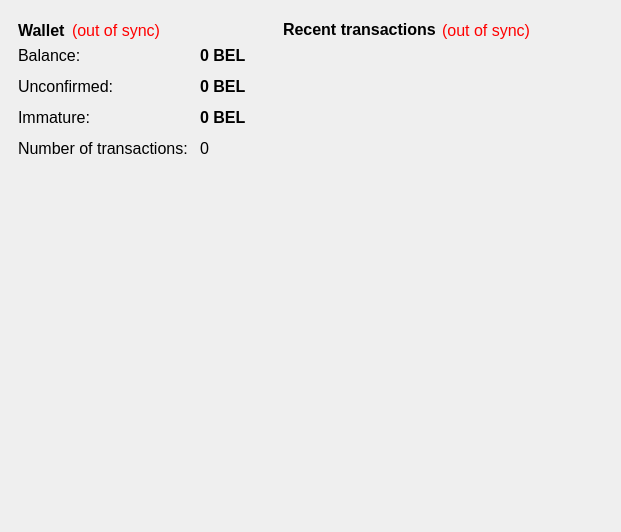
<?xml version="1.0" encoding="UTF-8"?>
<ui version="4.0">
 <class>OverviewPage</class>
 <widget class="QWidget" name="OverviewPage">
  <property name="geometry">
   <rect>
    <x>0</x>
    <y>0</y>
    <width>621</width>
    <height>532</height>
   </rect>
  </property>
  <property name="windowTitle">
   <string>Form</string>
  </property>
  <property name="layoutDirection">
   <enum>Qt::LeftToRight</enum>
  </property>
  <layout class="QHBoxLayout" name="horizontalLayout" stretch="0,0,1">
   <property name="leftMargin">
    <number>9</number>
   </property>
   <property name="bottomMargin">
    <number>0</number>
   </property>
   <item>
    <layout class="QVBoxLayout" name="verticalLayout_2">
     <property name="leftMargin">
      <number>0</number>
     </property>
     <item>
      <widget class="QFrame" name="frame">
       <property name="font">
        <font>
         <pointsize>12</pointsize>
        </font>
       </property>
       <property name="frameShape">
        <enum>QFrame::NoFrame</enum>
       </property>
       <property name="frameShadow">
        <enum>QFrame::Plain</enum>
       </property>
       <property name="lineWidth">
        <number>0</number>
       </property>
       <layout class="QVBoxLayout" name="verticalLayout_4">
        <item>
         <layout class="QHBoxLayout" name="horizontalLayout_4">
          <item>
           <widget class="QLabel" name="label_5">
            <property name="font">
             <font>
              <pointsize>12</pointsize>
              <weight>75</weight>
              <bold>true</bold>
             </font>
            </property>
            <property name="text">
             <string>Wallet</string>
            </property>
           </widget>
          </item>
          <item>
           <widget class="QLabel" name="labelWalletStatus">
            <property name="font">
             <font>
              <pointsize>12</pointsize>
             </font>
            </property>
            <property name="toolTip">
             <string>The displayed information may be out of date. Your wallet automatically synchronizes with the newyorkc network after a connection is established, but this process has not completed yet.</string>
            </property>
            <property name="styleSheet">
             <string notr="true">QLabel { color: red; }</string>
            </property>
            <property name="text">
             <string notr="true">(out of sync)</string>
            </property>
            <property name="alignment">
             <set>Qt::AlignLeading|Qt::AlignLeft|Qt::AlignVCenter</set>
            </property>
           </widget>
          </item>
          <item>
           <spacer name="horizontalSpacer_2">
            <property name="orientation">
             <enum>Qt::Horizontal</enum>
            </property>
            <property name="sizeHint" stdset="0">
             <size>
              <width>40</width>
              <height>20</height>
             </size>
            </property>
           </spacer>
          </item>
         </layout>
        </item>
        <item>
         <layout class="QFormLayout" name="formLayout_2">
          <property name="fieldGrowthPolicy">
           <enum>QFormLayout::AllNonFixedFieldsGrow</enum>
          </property>
          <property name="horizontalSpacing">
           <number>12</number>
          </property>
          <property name="verticalSpacing">
           <number>12</number>
          </property>
          <item row="0" column="0">
           <widget class="QLabel" name="label">
            <property name="font">
             <font>
              <pointsize>12</pointsize>
             </font>
            </property>
            <property name="text">
             <string>Balance:</string>
            </property>
           </widget>
          </item>
          <item row="0" column="1">
           <widget class="QLabel" name="labelBalance">
            <property name="font">
             <font>
              <pointsize>12</pointsize>
              <weight>75</weight>
              <bold>true</bold>
             </font>
            </property>
            <property name="cursor">
             <cursorShape>IBeamCursor</cursorShape>
            </property>
            <property name="toolTip">
             <string>Your current balance</string>
            </property>
            <property name="text">
             <string notr="true">0 BEL</string>
            </property>
            <property name="textInteractionFlags">
             <set>Qt::LinksAccessibleByMouse|Qt::TextSelectableByKeyboard|Qt::TextSelectableByMouse</set>
            </property>
           </widget>
          </item>
          <item row="1" column="0">
           <widget class="QLabel" name="label_3">
            <property name="font">
             <font>
              <pointsize>12</pointsize>
             </font>
            </property>
            <property name="text">
             <string>Unconfirmed:</string>
            </property>
           </widget>
          </item>
          <item row="1" column="1">
           <widget class="QLabel" name="labelUnconfirmed">
            <property name="font">
             <font>
              <pointsize>12</pointsize>
              <weight>75</weight>
              <bold>true</bold>
             </font>
            </property>
            <property name="cursor">
             <cursorShape>IBeamCursor</cursorShape>
            </property>
            <property name="toolTip">
             <string>Total of transactions that have yet to be confirmed, and do not yet count toward the current balance</string>
            </property>
            <property name="text">
             <string notr="true">0 BEL</string>
            </property>
            <property name="textInteractionFlags">
             <set>Qt::LinksAccessibleByMouse|Qt::TextSelectableByKeyboard|Qt::TextSelectableByMouse</set>
            </property>
           </widget>
          </item>
          <item row="3" column="0">
           <widget class="QLabel" name="label_2">
            <property name="font">
             <font>
              <pointsize>12</pointsize>
             </font>
            </property>
            <property name="text">
             <string>Number of transactions:</string>
            </property>
           </widget>
          </item>
          <item row="3" column="1">
           <widget class="QLabel" name="labelNumTransactions">
            <property name="font">
             <font>
              <pointsize>12</pointsize>
             </font>
            </property>
            <property name="toolTip">
             <string>Total number of transactions in wallet</string>
            </property>
            <property name="text">
             <string notr="true">0</string>
            </property>
           </widget>
          </item>
          <item row="2" column="0">
           <widget class="QLabel" name="labelImmatureText">
            <property name="font">
             <font>
              <pointsize>12</pointsize>
             </font>
            </property>
            <property name="text">
             <string>Immature:</string>
            </property>
           </widget>
          </item>
          <item row="2" column="1">
           <widget class="QLabel" name="labelImmature">
            <property name="font">
             <font>
              <pointsize>12</pointsize>
              <weight>75</weight>
              <bold>true</bold>
             </font>
            </property>
            <property name="toolTip">
             <string>Mined balance that has not yet matured</string>
            </property>
            <property name="text">
             <string notr="true">0 BEL</string>
            </property>
            <property name="textInteractionFlags">
             <set>Qt::LinksAccessibleByMouse|Qt::TextSelectableByKeyboard|Qt::TextSelectableByMouse</set>
            </property>
           </widget>
          </item>
         </layout>
        </item>
       </layout>
      </widget>
     </item>
     <item>
      <spacer name="verticalSpacer">
       <property name="orientation">
        <enum>Qt::Vertical</enum>
       </property>
       <property name="sizeHint" stdset="0">
        <size>
         <width>20</width>
         <height>40</height>
        </size>
       </property>
      </spacer>
     </item>
     <item>
      <widget class="QLabel" name="label_wallet_bgcoin">
       <property name="text">
        <string/>
       </property>
       <property name="pixmap">
        <pixmap resource="../bitcoin.qrc">:/images/wallet_bgcoin</pixmap>
       </property>
       <property name="scaledContents">
        <bool>false</bool>
       </property>
       <property name="alignment">
        <set>Qt::AlignBottom|Qt::AlignLeading|Qt::AlignLeft</set>
       </property>
       <property name="margin">
        <number>-2</number>
       </property>
      </widget>
     </item>
    </layout>
   </item>
   <item>
    <widget class="QLabel" name="label_6">
     <property name="text">
      <string/>
     </property>
    </widget>
   </item>
   <item>
    <layout class="QVBoxLayout" name="verticalLayout_3">
     <item>
      <widget class="QFrame" name="frame_2">
       <property name="font">
        <font>
         <pointsize>12</pointsize>
        </font>
       </property>
       <property name="frameShape">
        <enum>QFrame::NoFrame</enum>
       </property>
       <property name="frameShadow">
        <enum>QFrame::Plain</enum>
       </property>
       <property name="lineWidth">
        <number>0</number>
       </property>
       <layout class="QVBoxLayout" name="verticalLayout">
        <item>
         <layout class="QHBoxLayout" name="horizontalLayout_2">
          <item>
           <widget class="QLabel" name="label_4">
            <property name="font">
             <font>
              <pointsize>12</pointsize>
             </font>
            </property>
            <property name="text">
             <string>&lt;b&gt;Recent transactions&lt;/b&gt;</string>
            </property>
           </widget>
          </item>
          <item>
           <widget class="QLabel" name="labelTransactionsStatus">
            <property name="font">
             <font>
              <pointsize>12</pointsize>
             </font>
            </property>
            <property name="toolTip">
             <string>The displayed information may be out of date. Your wallet automatically synchronizes with the newyorkc network after a connection is established, but this process has not completed yet.</string>
            </property>
            <property name="styleSheet">
             <string notr="true">QLabel { color: red; }</string>
            </property>
            <property name="text">
             <string notr="true">(out of sync)</string>
            </property>
            <property name="alignment">
             <set>Qt::AlignRight|Qt::AlignTrailing|Qt::AlignVCenter</set>
            </property>
           </widget>
          </item>
          <item>
           <spacer name="horizontalSpacer">
            <property name="orientation">
             <enum>Qt::Horizontal</enum>
            </property>
            <property name="sizeHint" stdset="0">
             <size>
              <width>40</width>
              <height>20</height>
             </size>
            </property>
           </spacer>
          </item>
         </layout>
        </item>
        <item>
         <widget class="QListView" name="listTransactions">
          <property name="styleSheet">
           <string notr="true">QListView { background: transparent; }</string>
          </property>
          <property name="frameShape">
           <enum>QFrame::NoFrame</enum>
          </property>
          <property name="frameShadow">
           <enum>QFrame::Plain</enum>
          </property>
          <property name="verticalScrollBarPolicy">
           <enum>Qt::ScrollBarAlwaysOff</enum>
          </property>
          <property name="horizontalScrollBarPolicy">
           <enum>Qt::ScrollBarAlwaysOff</enum>
          </property>
          <property name="selectionMode">
           <enum>QAbstractItemView::NoSelection</enum>
          </property>
         </widget>
        </item>
       </layout>
      </widget>
     </item>
     <item>
      <spacer name="verticalSpacer_2">
       <property name="orientation">
        <enum>Qt::Vertical</enum>
       </property>
       <property name="sizeHint" stdset="0">
        <size>
         <width>20</width>
         <height>40</height>
        </size>
       </property>
      </spacer>
     </item>
    </layout>
   </item>
  </layout>
 </widget>
 <resources>
  <include location="../bitcoin.qrc"/>
 </resources>
 <connections/>
</ui>
